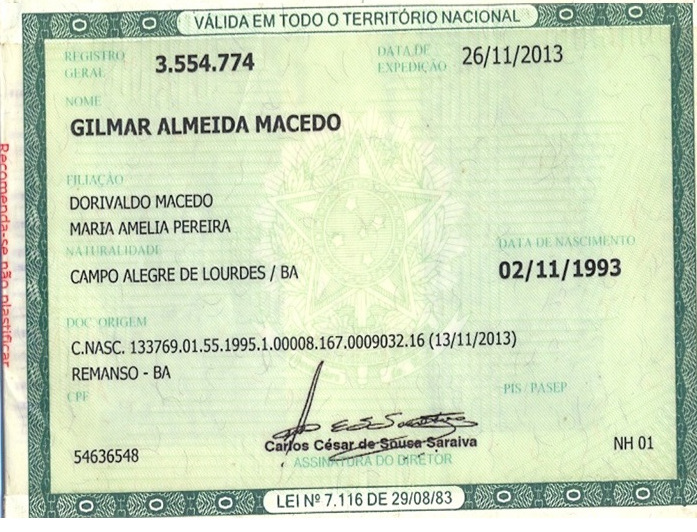
#> input picture resources/rg_83-1_v_hor.jpg, 697 x 532 px, found by its file name
$ python test.py
#> lines starting #> are read from the running program, lines starting #| are printed output that depends on the picture
# pylint:disable=no-member

import numpy as np
import cv2 as cv
from matplotlib import pyplot as plt

#print(tess.get_languages(config=''))

txt = 'Hello path effects world!This is the normal '
img = cv.imread(r'resources\rg_83-1_v_hor.jpg')
#> img is the input picture: shape (532, 697, 3); mean B, G, R 190.6, 219.6, 205.8
conv_img = cv.cvtColor(img, cv.COLOR_RGB2GRAY)
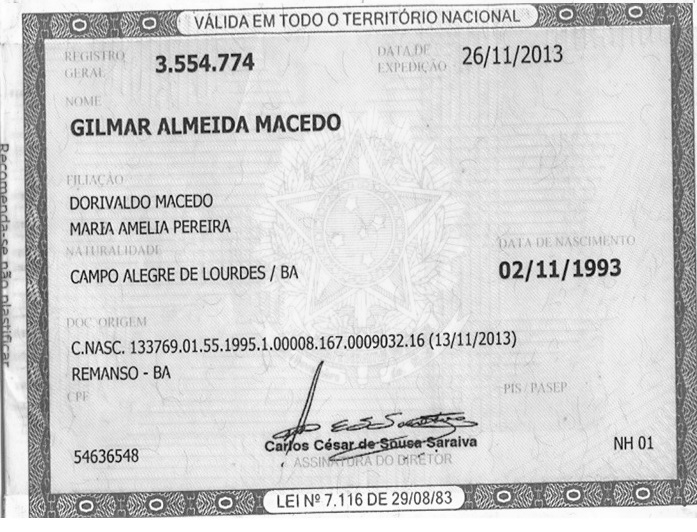
#> conv_img: shape (532, 697); min 1, max 255, mean 209.4
#dst = cv.fastNlMeansDenoisingColored(img,None,10,10,7,21)
dst = cv.fastNlMeansDenoising(conv_img,None,10,7,21)
plt.subplot(121),plt.imshow(img)
plt.subplot(122),plt.imshow(dst)

plt.figtext(0.5, 0.1, txt, wrap=True, horizontalalignment='center', fontsize=12)
plt.show()
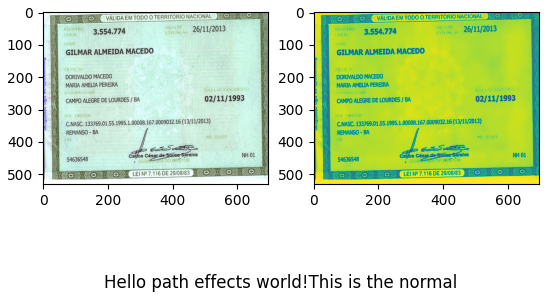
#> figure drawn by matplotlib, 2 panels; B, G, R data is drawn as R, G, B

$ run again, with resources/rg_83-0_v_hor.jpg copied over resources/rg_83-1_v_hor.jpg
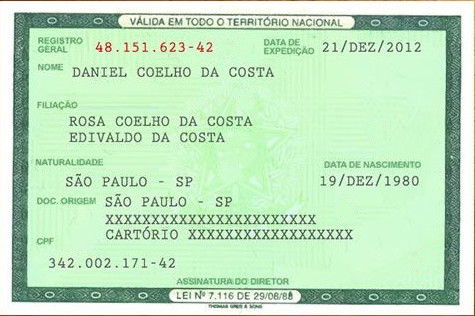
#> input picture resources/rg_83-0_v_hor.jpg, 475 x 316 px, found by its file name
#> img is the input picture: shape (316, 475, 3); mean B, G, R 191.8, 227.1, 191.4
#> `conv_img = cv.cvtColor(img, cv.COLOR_RGB2GRAY)`:
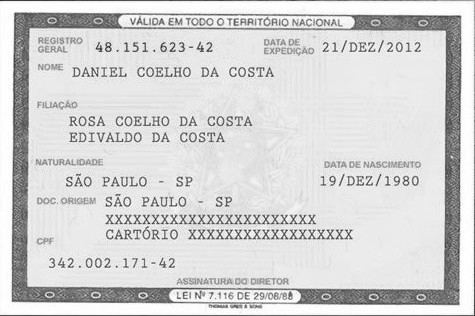
#> conv_img: shape (316, 475); min 31, max 255, mean 212.4
#> `plt.show()`:
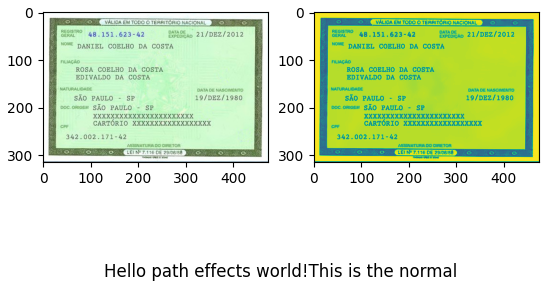
#> figure drawn by matplotlib, 2 panels; B, G, R data is drawn as R, G, B

$ run again, with resources/rg_83-4_v_hor.jpg copied over resources/rg_83-1_v_hor.jpg
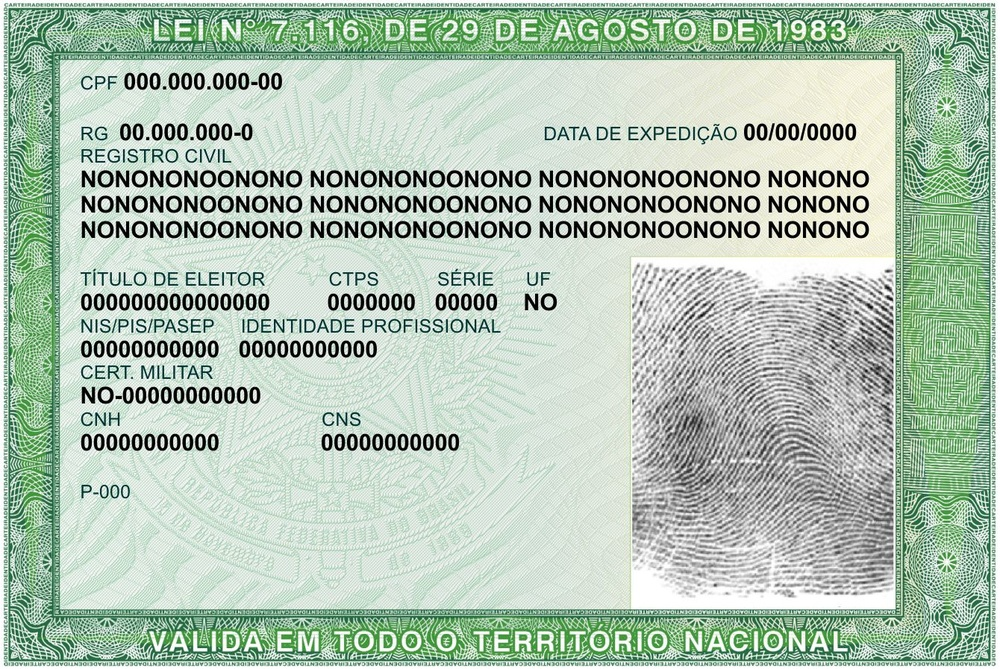
#> input picture resources/rg_83-4_v_hor.jpg, 1000 x 669 px, shrunk from 1340 x 897 before the run, found by its file name
#> img is the input picture: shape (669, 1000, 3); mean B, G, R 178.8, 195.4, 176
#> `conv_img = cv.cvtColor(img, cv.COLOR_RGB2GRAY)`:
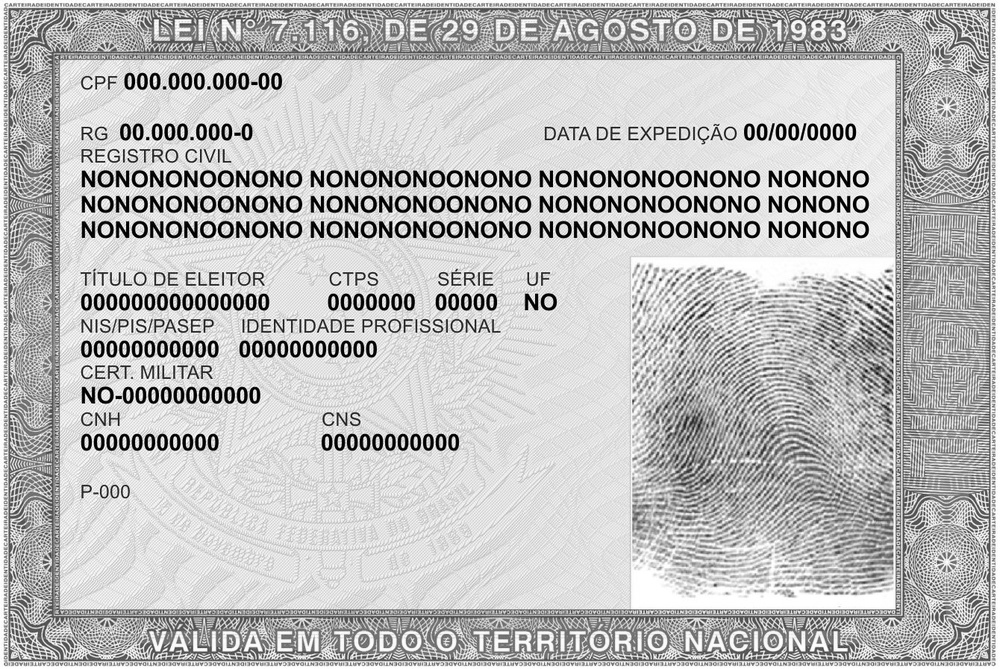
#> conv_img: shape (669, 1000); min 0, max 255, mean 188.2
#> `plt.show()`:
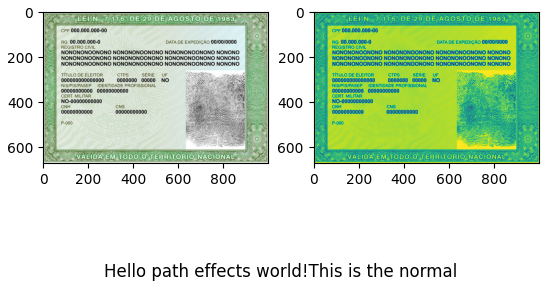
#> figure drawn by matplotlib, 2 panels; B, G, R data is drawn as R, G, B
